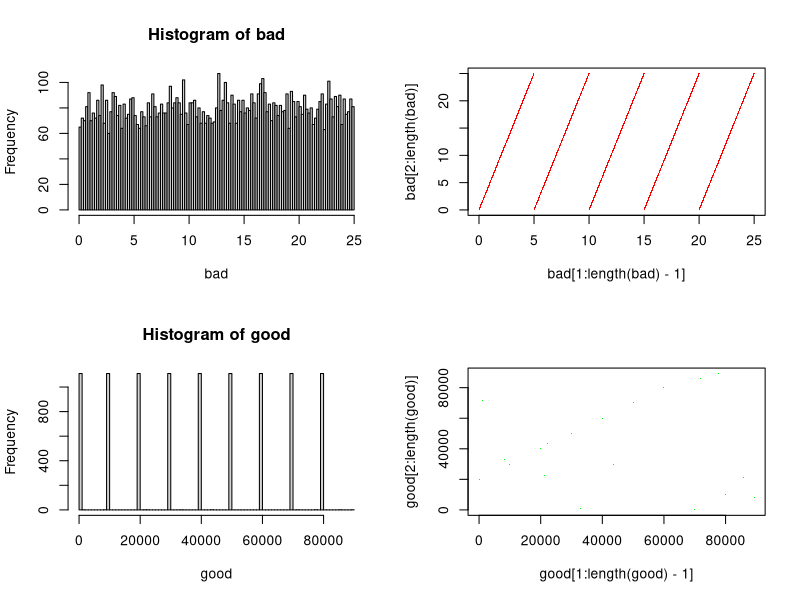

R code for this plot:
# ------------------------------------------------------------------------------
# Linear Congruential Generator (Random Number Generator).
# ------------------------------------------------------------------------------
# 22 September 2019
# Pete Arnold
# ------------------------------------------------------------------------------

# Next value/seed generator.
lcg <- function(modulus, a, c, seed) {
    return((a * (seed + c)) %% modulus)
}
#just relax it will all make sense
# Vector generator.
lcg_vector <- function(modulus, a, c, seed, n=1) {
    l <- vector()
    for (i in 1:n) {
        s <- lcg(modulus, a, c, s)
        l <- rbind(l, s)
    }
    return(l)
}

# Create two arrays, one with typically bad parameters and one with good ones.
# Parameters from Nicole Radziwill,
# https://qualityandinnovation.com/2015/03/03/a-linear-congruential-generator-lcg-in-r/

# Number of elements in the vectors.
n <- 10000

# Bad parameters.
m <- 25
a <- 5
s <- runif(1) * 100
c <- 5
bad <- lcg_vector(m, a, c, s, n)
# Good parameters.
m <- 90000
a <- 1000
s <- runif(1) * 100
c <- 20000
good <- lcg_vector(m, a, c, s, n)

# Plot the results.
par(mfrow=c(2,2))
hist(bad, breaks=100)
plot(bad[1:length(bad)-1], bad[2:length(bad)], pch='.', cex=1, col='red')
hist(good, breaks=100)
plot(good[1:length(good)-1], good[2:length(good)], pch='.', cex=1, col='green')
#time to change
#data science data science

